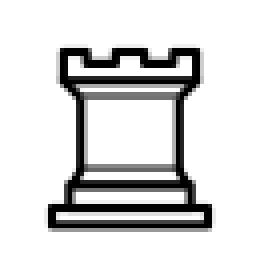
#> input picture chess_pieces/png/white_rook.png, 65 x 65 px (shown 4 times larger)
$ python bgtest.py
#> lines starting #> are read from the running program, lines starting #| are printed output that depends on the picture
from PIL import Image

image = Image.open("chess_pieces/png/white_rook.png")
#> image is the input picture: PIL image 65x65 RGBA; mean R, G, B, A 46.7, 46.7, 46.7, 85.1
bg = Image.new('RGBA', image.size, 'white')
#> bg: PIL image 65x65 RGBA; every value is 255
bg.paste(image, (0,0), image)
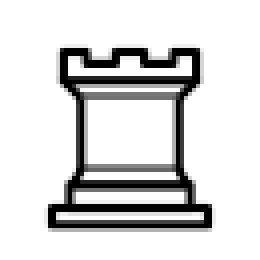
#> bg: PIL image 65x65 RGBA (shown 4 times larger); mean R, G, B, A 216.6, 216.6, 216.6, 253.3; transparent parts drawn white
